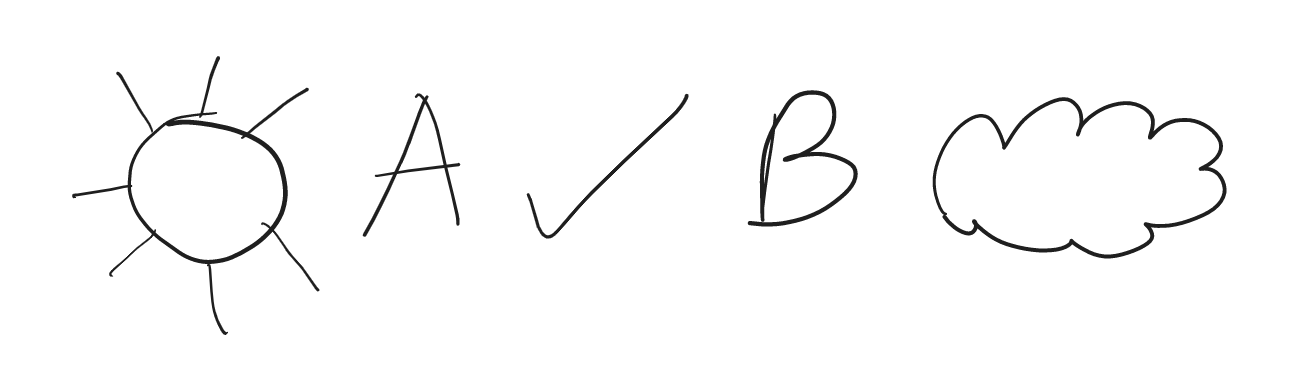
#> input picture SNP/1.png, 1314 x 376 px
$ python -i segmentar.py   (imports and definitions only)
#> lines starting #> are read from the running program, lines starting #| are printed output that depends on the picture; after the words box and inside, x2 and y2 are one past the last pixel; in counts of white or black regions, pixels touching at a corner belong together
#> further down, picture is the input picture: shape (376, 1314, 3); min 31, max 255, mean 250.1
import cv2
import numpy as np


def Get_Images(img) :
  kernel = np.ones((5,5))
  gray_img=cv2.cvtColor(img,cv2.COLOR_BGR2GRAY)

  gray_img = cv2.adaptiveThreshold(gray_img, 255, cv2.ADAPTIVE_THRESH_GAUSSIAN_C,
	                                     cv2.THRESH_BINARY_INV, blockSize = 321, C = 80)
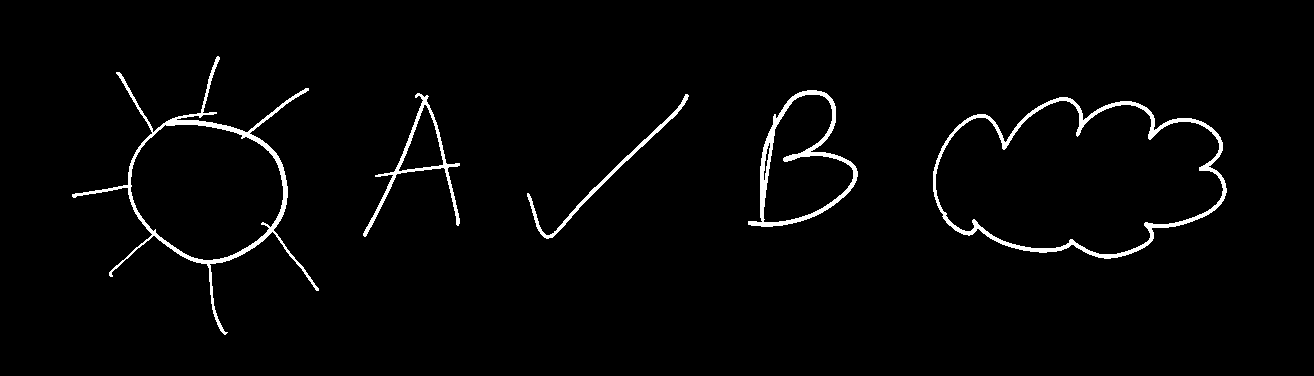
#> gray_img: shape (376, 1314); 2.3% white; 5 white regions, box (x1, y1, x2, y2) and area: (72, 56, 319, 335) 3514, (933, 97, 1227, 259) 3507, (748, 90, 858, 227) 2189, (363, 93, 460, 237) 1251, (527, 94, 689, 239) 912
  gray_img = cv2.GaussianBlur(gray_img, (3, 3), 0)
  gray_img = cv2.dilate(gray_img,kernel,iterations = 3)
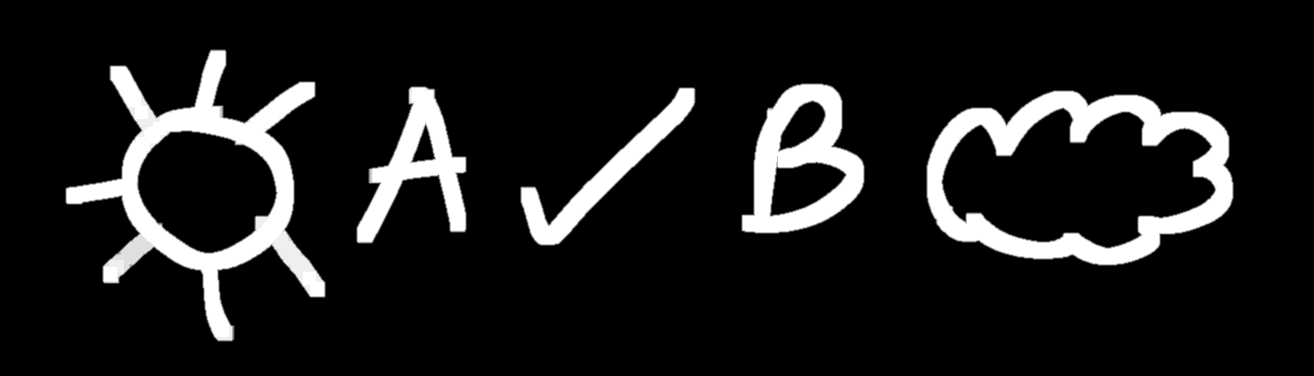
#> gray_img: shape (376, 1314); min 0, max 255, mean 28.2
  gray_img = cv2.erode(gray_img,kernel,iterations = 1)
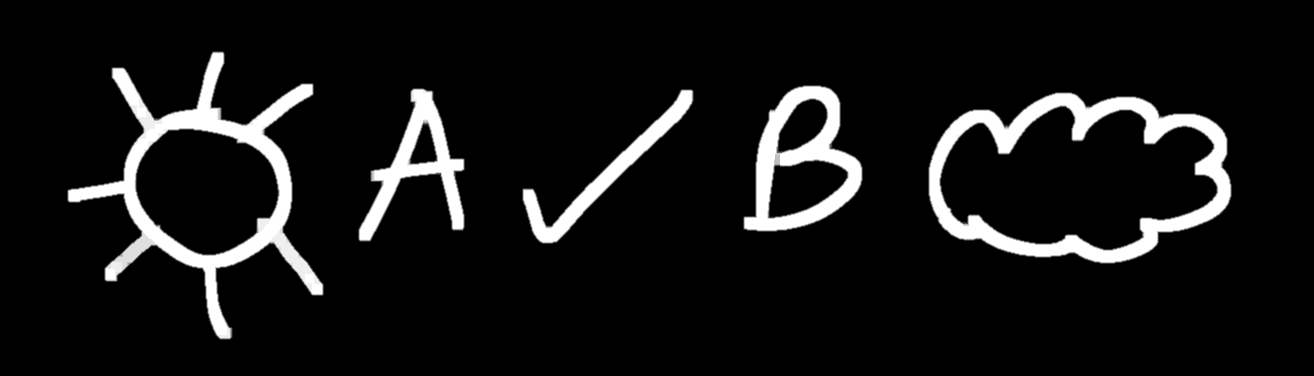
#> gray_img: shape (376, 1314); min 0, max 255, mean 21
  gray_image = cv2.morphologyEx(gray_img, cv2.MORPH_CLOSE, kernel)
  lst=[]
  for j in range(gray_image.shape[1]):
    sum = 0
    for i in range(gray_image.shape[0]):
      sum = sum+gray_image[i][j]
    lst.append(sum)
#> after the loop, lst = 1314 values, max 35509 at index 212, min 0 at index 0, mean 7911.2
  rect = []
  f = 0

  for i in range(len(lst)):
    if lst[i] != 0 and f==0:
      x1=i
      f=1
    elif lst[i] == 0 and f==1:
      x2=i
      if(abs(x1-x2)>30):
        rect.append([min(x1,x2),max(x1,x2)])
      f=0
#> this loop made 1314 passes
#> f on passes 68, 325, 359, 466, 523, 695, 744, 864, 929, 1233: 1, 0, 1, 0, 1, 0, 1, 0, 1, 0
#> after the loop, f = 0; rect = [[67, 324], [358, 465], [522, 694], [743, 863], [928, 1232]]; x1 = 928; x2 = 1232
  for k in range(len(rect)):
    x1=rect[k][0]
    x2=rect[k][1]
    lst2=[]
    for i in range(gray_image.shape[0]):
      sum=0
      for j in range(min(x1,x2),max(x1,x2)+1):
        sum = sum+gray_image[i][j]
      lst2.append(sum)
    f=0
    for i in range(len(lst2)):
      if lst2[i] != 0 and f==0:
        y1=i
        f=1
      if lst2[i] == 0 and f==1:
        y2=i
        if(abs(y2-y1)>30):
          rect[k].append(min(y1,y2))
          rect[k].append(max(y1,y2))
        f=0
#> this loop made 5 passes
#> after the loop, y1 = 92; y2 = 264

  return gray_img, rect

>>> import cv2
>>> picture = cv2.imread('1.png')
>>> result = Get_Images(picture)

$ run again, on SNP/21.png
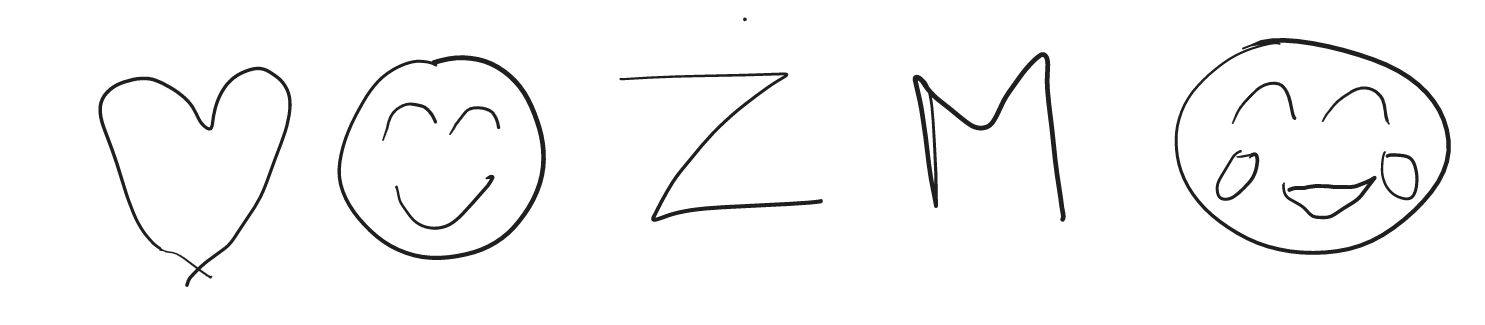
#> input picture SNP/21.png, 1485 x 325 px
#> picture is the input picture: shape (325, 1485, 3); min 31, max 255, mean 247.9
#> in Get_Images, `gray_img = cv2.adaptiveThreshold(gray_img, 255, cv2.ADAPTIVE_THRESH_GA..`:
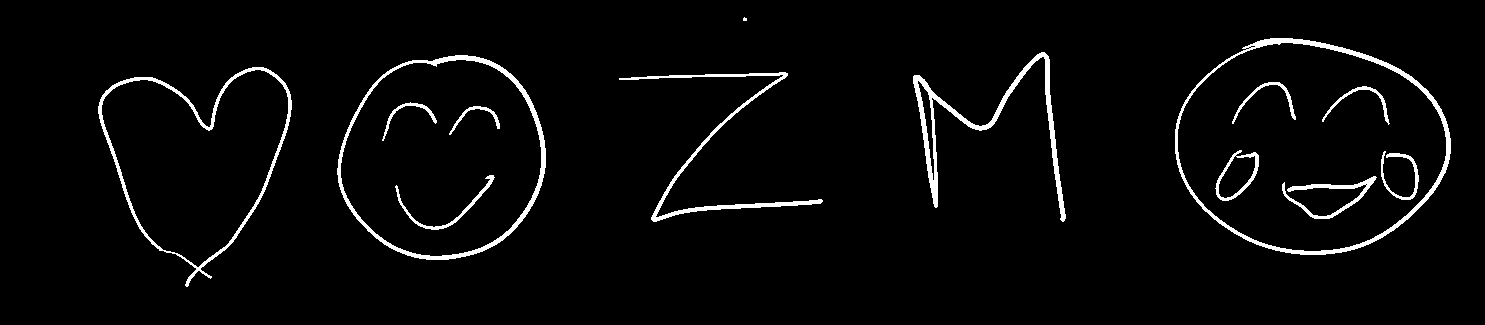
#> gray_img: shape (325, 1485); 3.3% white; 14 white regions (1 under 20 px), largest, box (x1, y1, x2, y2) and area: (1175, 38, 1451, 255) 3142, (337, 55, 546, 260) 2701, (913, 52, 1066, 222) 2692
#> in Get_Images, `gray_img = cv2.erode(gray_img,kernel,iterations = 1)`:
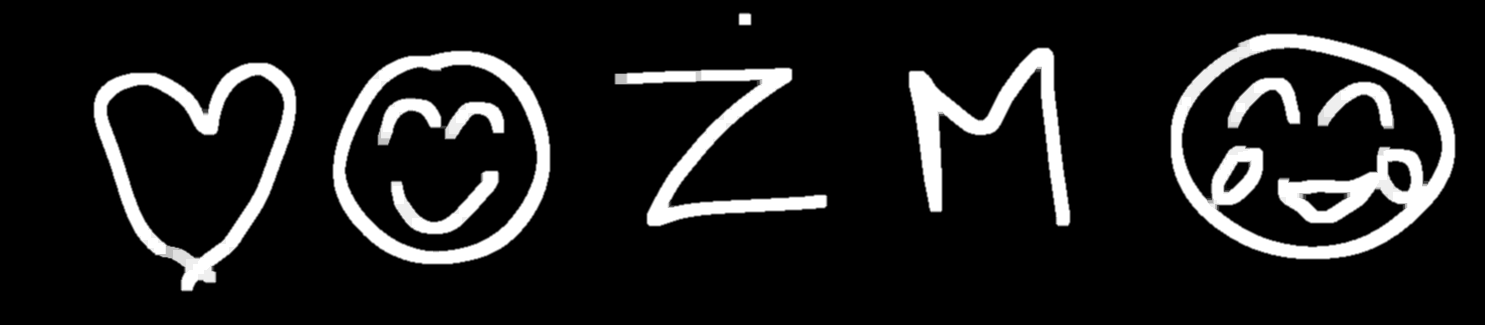
#> gray_img: shape (325, 1485); min 0, max 255, mean 30.7
#> after the loop in Get_Images, `for j in range(gray_image.shape[1]):`: lst = 1485 values, max 35317 at index 1052, min 0 at index 0, mean 9978.1
#> the loop in Get_Images, `for i in range(len(lst)):` made 1485 passes
#> f on passes 94, 298, 333, 552, 615, 829, 909, 1072: 1, 0, 1, 0, 1, 0, 1, 0
#> after the loop in Get_Images, `for i in range(len(lst)):`: f = 0; rect = [[93, 297], [332, 551], [614, 828], [908, 1071], [1170, 1456]]; x1 = 1170; x2 = 1456
#> the loop in Get_Images, `for k in range(len(rect)):` made 5 passes
#> after the loop in Get_Images, `for k in range(len(rect)):`: y1 = 33; y2 = 260

$ run again, on SNP/3.png
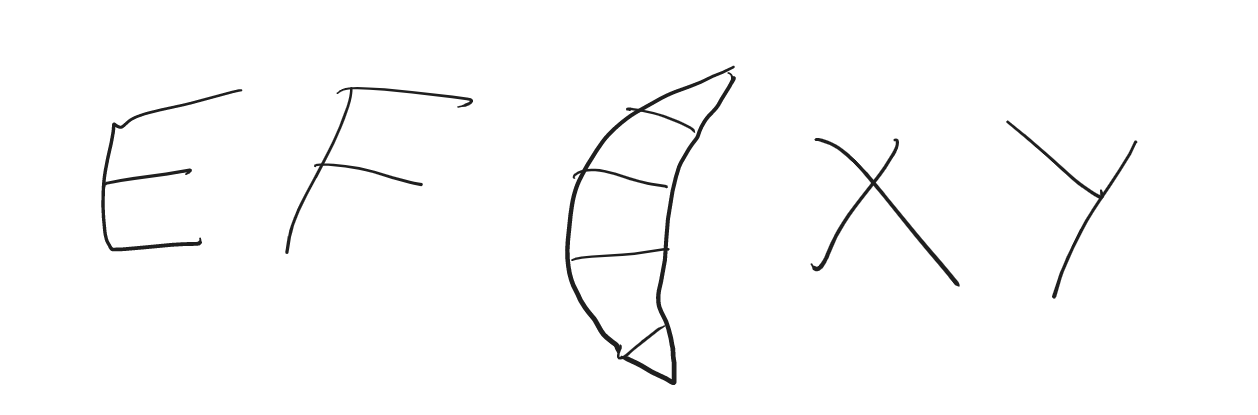
#> input picture SNP/3.png, 1258 x 415 px
#> picture is the input picture: shape (415, 1258, 3); min 31, max 255, mean 251.1
#> in Get_Images, `gray_img = cv2.adaptiveThreshold(gray_img, 255, cv2.ADAPTIVE_THRESH_GA..`:
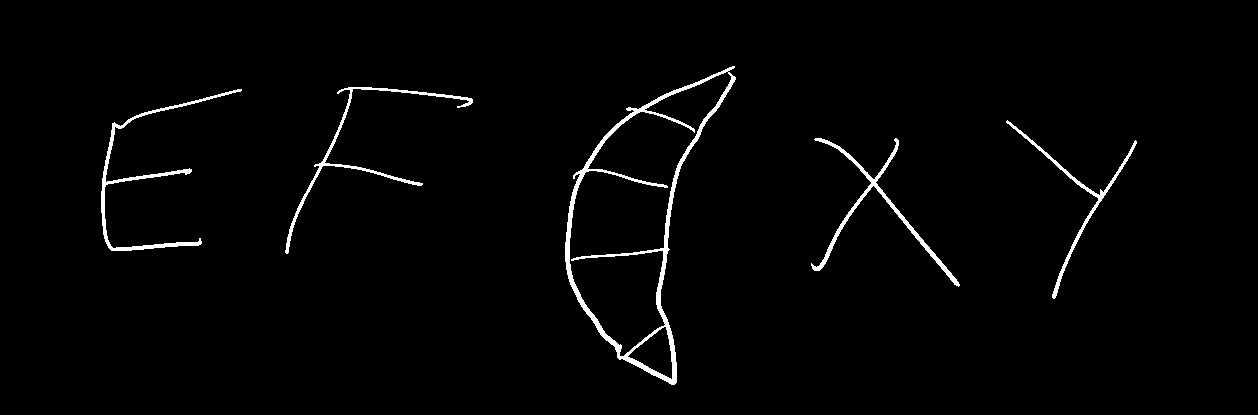
#> gray_img: shape (415, 1258); 1.8% white; 5 white regions, box (x1, y1, x2, y2) and area: (565, 66, 736, 385) 4270, (101, 89, 242, 251) 1530, (811, 138, 960, 287) 1456, (285, 87, 473, 254) 1293, (1006, 120, 1137, 299) 1026
#> in Get_Images, `gray_img = cv2.erode(gray_img,kernel,iterations = 1)`:
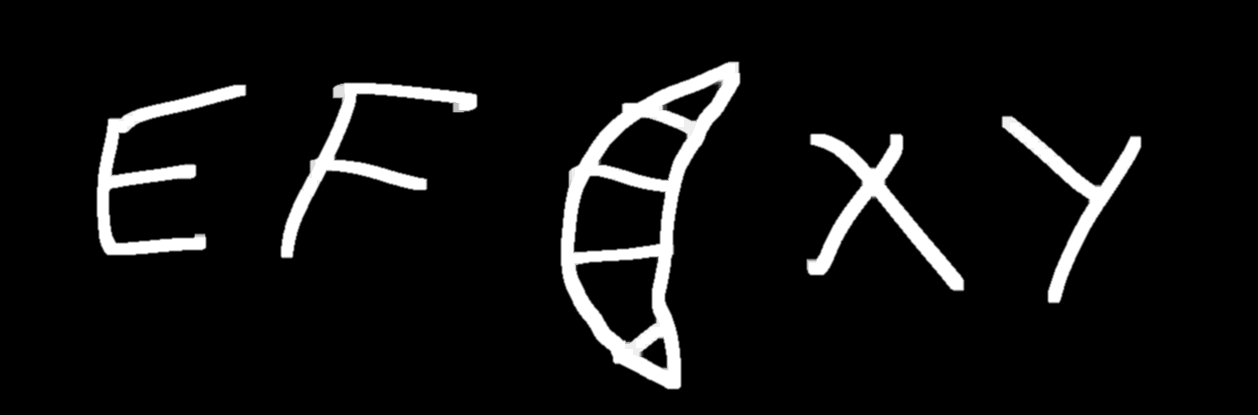
#> gray_img: shape (415, 1258); min 0, max 255, mean 17.4
#> after the loop in Get_Images, `for j in range(gray_image.shape[1]):`: lst = 1258 values, max 54184 at index 667, min 0 at index 0, mean 7215.3
#> the loop in Get_Images, `for i in range(len(lst)):` made 1258 passes
#> f on passes 97, 248, 281, 479, 561, 742, 807, 966: 1, 0, 1, 0, 1, 0, 1, 0
#> after the loop in Get_Images, `for i in range(len(lst)):`: f = 0; rect = [[96, 247], [280, 478], [560, 741], [806, 965], [1001, 1142]]; x1 = 1001; x2 = 1142
#> the loop in Get_Images, `for k in range(len(rect)):` made 5 passes
#> after the loop in Get_Images, `for k in range(len(rect)):`: y1 = 115; y2 = 304

$ run again, on SNP/4.png
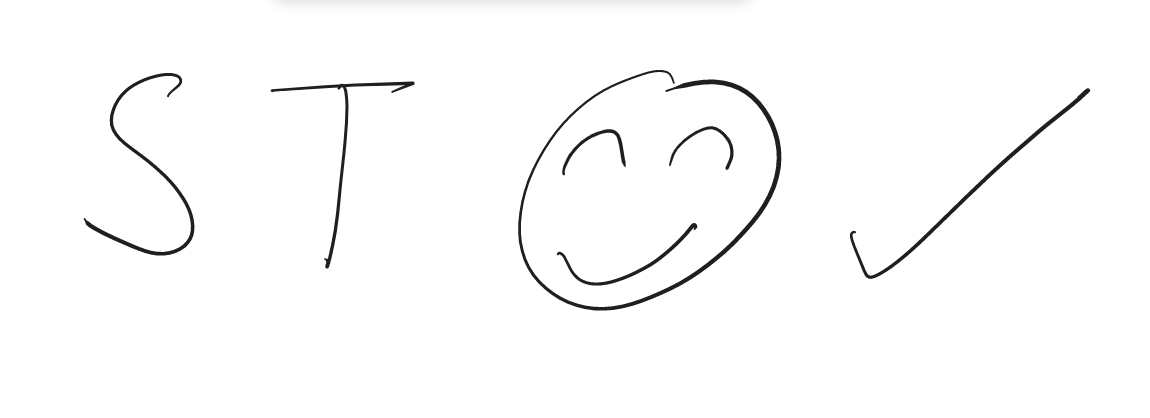
#> input picture SNP/4.png, 1150 x 418 px
#> picture is the input picture: shape (418, 1150, 3); min 31, max 255, mean 251.3
#> in Get_Images, `gray_img = cv2.adaptiveThreshold(gray_img, 255, cv2.ADAPTIVE_THRESH_GA..`:
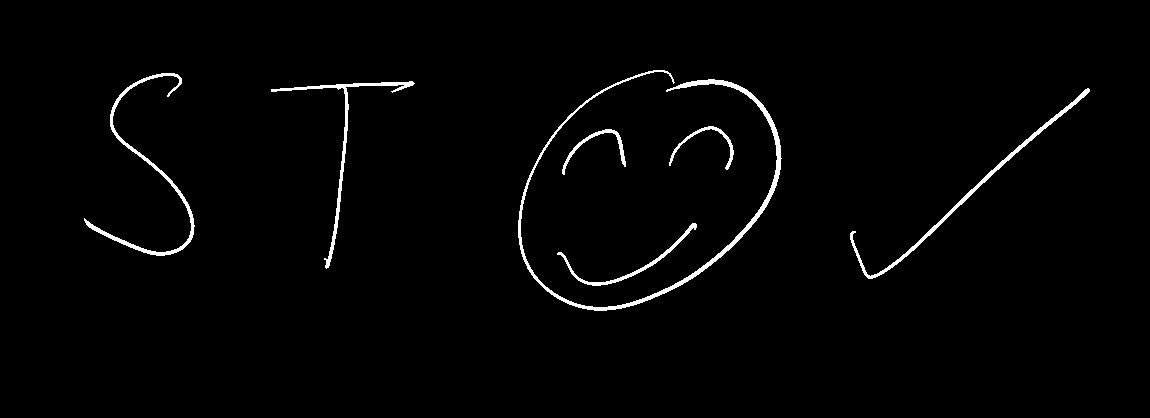
#> gray_img: shape (418, 1150); 1.7% white; 7 white regions, largest, box (x1, y1, x2, y2) and area: (518, 70, 782, 311) 2877, (84, 73, 195, 256) 1373, (850, 88, 1090, 279) 1300
#> in Get_Images, `gray_img = cv2.erode(gray_img,kernel,iterations = 1)`:
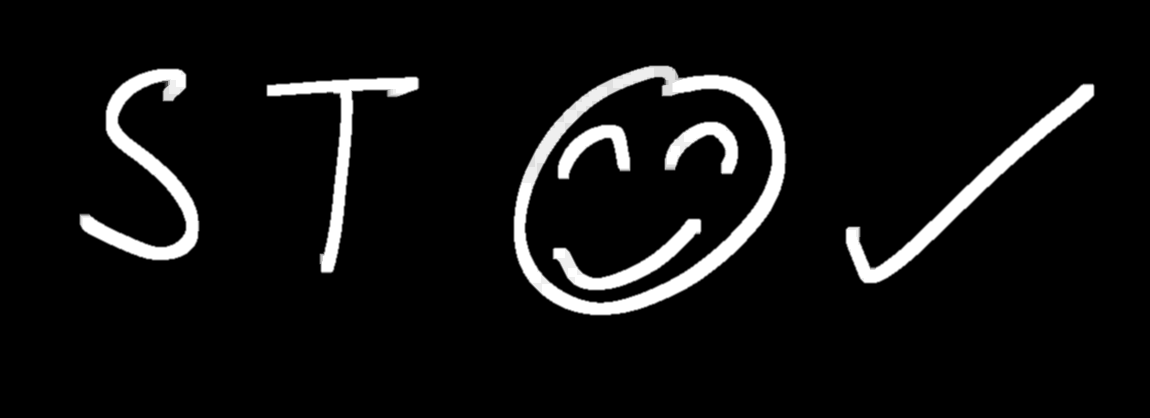
#> gray_img: shape (418, 1150); min 0, max 255, mean 16.6
#> after the loop in Get_Images, `for j in range(gray_image.shape[1]):`: lst = 1150 values, max 37032 at index 341, min 0 at index 0, mean 6956
#> the loop in Get_Images, `for i in range(len(lst)):` made 1150 passes
#> f on passes 80, 201, 267, 421, 514, 788, 846, 1096: 1, 0, 1, 0, 1, 0, 1, 0
#> after the loop in Get_Images, `for i in range(len(lst)):`: f = 0; rect = [[79, 200], [266, 420], [513, 787], [845, 1095]]; x1 = 845; x2 = 1095
#> the loop in Get_Images, `for k in range(len(rect)):` made 4 passes
#> after the loop in Get_Images, `for k in range(len(rect)):`: y1 = 83; y2 = 284
